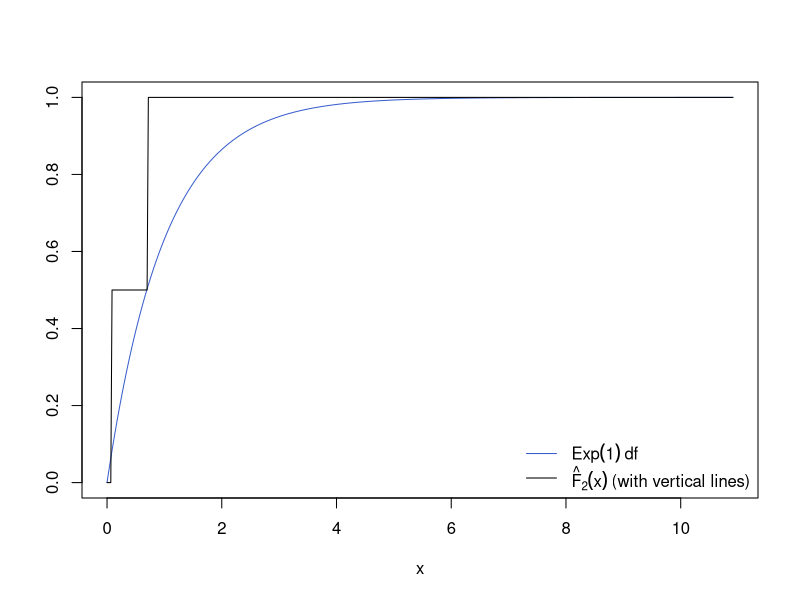
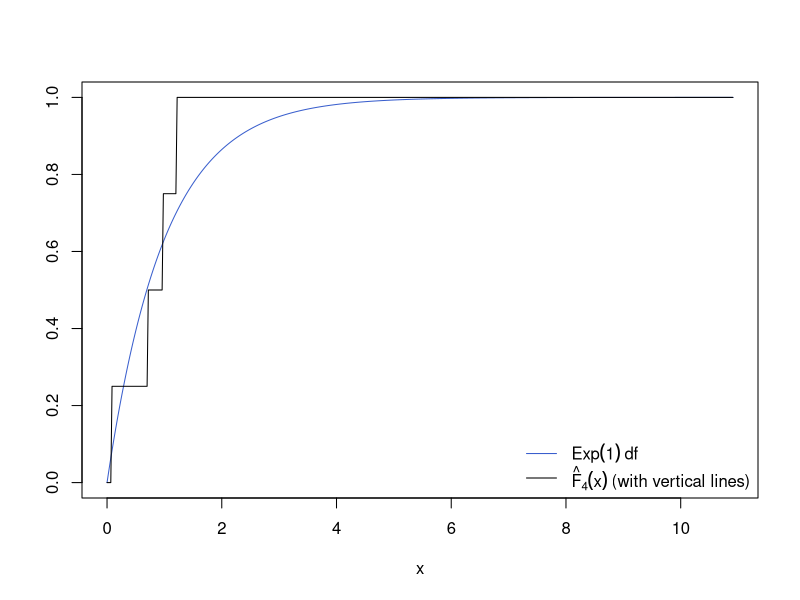
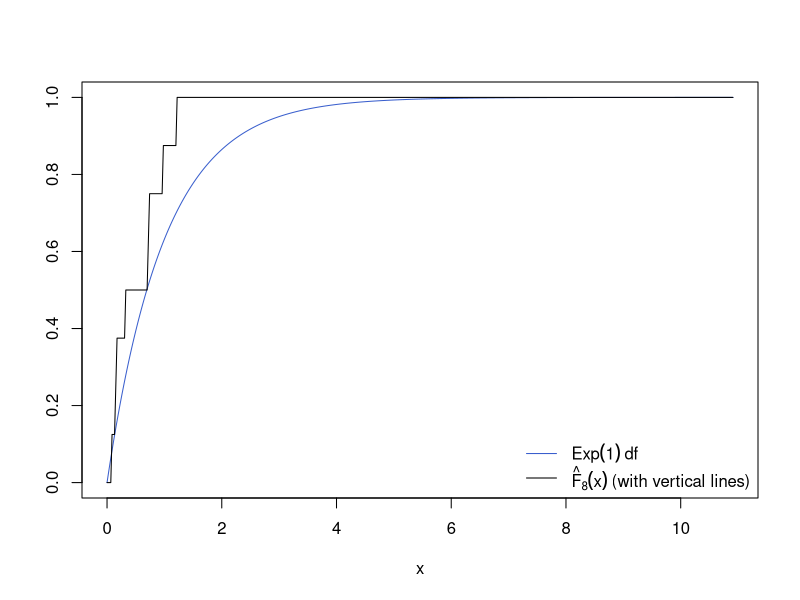
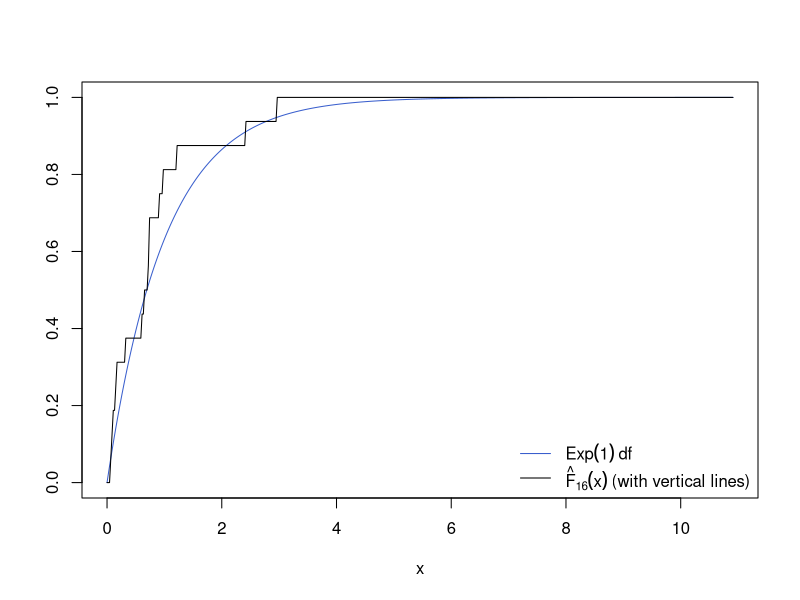
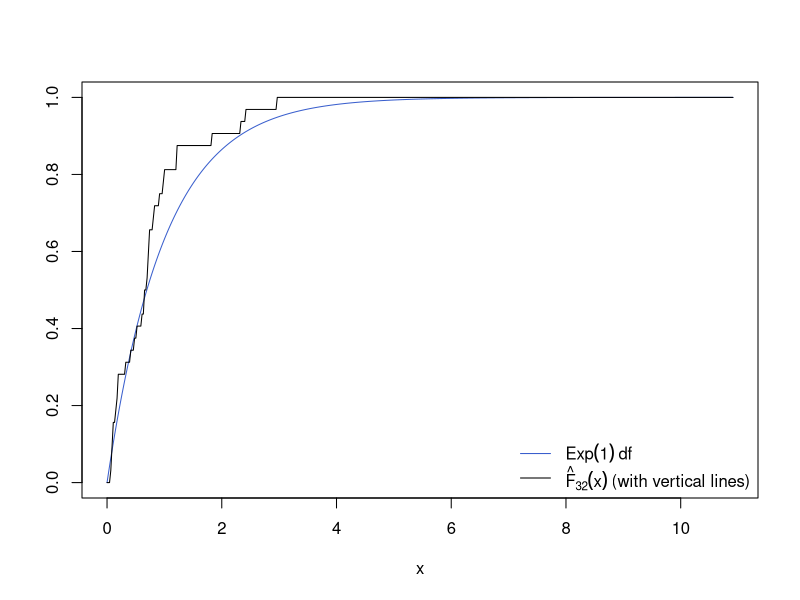
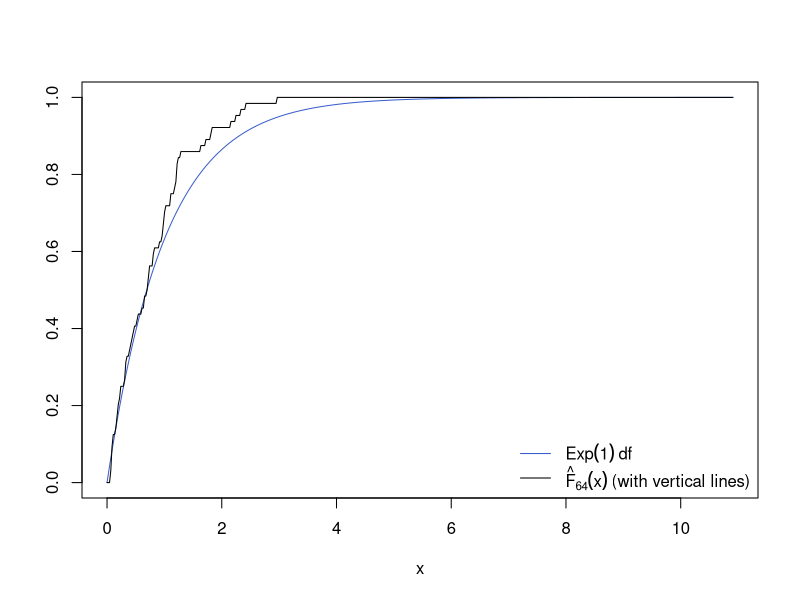
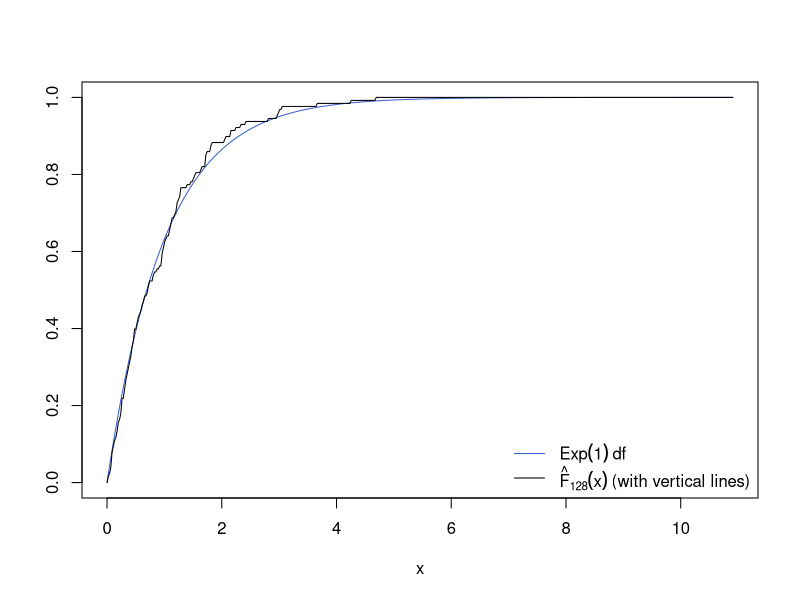
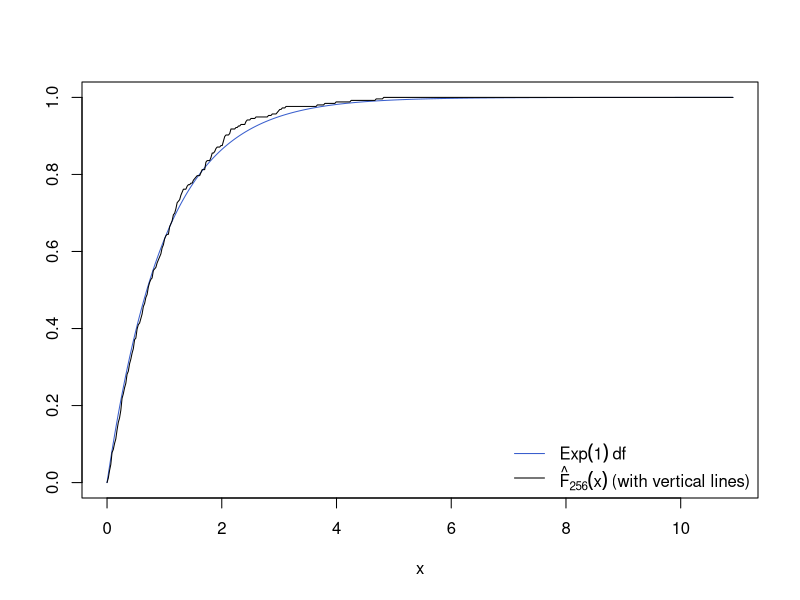

Source code (R) for these figures, in order:
## By Marius Hofert

## Visually checking the Glivenko-Cantelli Theorem by simulation for an Exp(1)
## distribution


## Sample exponential random variates for different sample sizes
lambda <- 1 # we consider standard exponentials here
n <- 2^(1:16) # sample sizes for the different edfs we consider
set.seed(271)
X <- rexp(max(n), rate = lambda) # sample Exp(1) (for the maximal n; for smaller sample sizes, we recycle)

## Plot (with pausing in-between)
xran <- range(X) # for determining the evaluation points of the edfs (wherever we have data)
x <- seq(xran[1], xran[2], length.out = 501) # evaluation points
for(i in seq_along(n)) # iterate over all n
{
    plot(x, pexp(x, rate = lambda), type = "l", col = "royalblue3", ylab = "") # true df
    lines(x, ecdf(X[1:n[i]])(x)) # edf based on the first n[i] random variates
    legend("bottomright", bty = "n", lty = c(1, 1), col = c("royalblue3", "black"),
           legend = as.expression(c(substitute(Exp(l)~"df", list(l = lambda)),
                                    substitute(hat(F)[n](x)~"(with vertical lines)", list(n = n[i])))))
    Sys.sleep(0.5) # put the system to sleep for 0.5s
}
